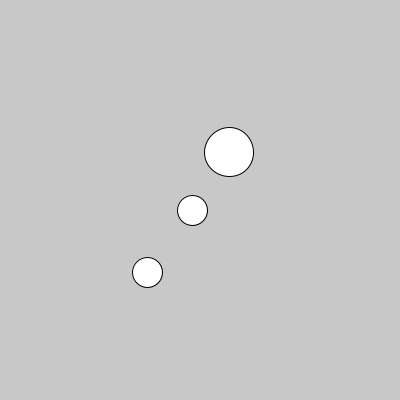
Frame 1 (no input)
Frame 60 (the mouse pressed at the canvas centre just before this capture): identical to frame 1, image omitted
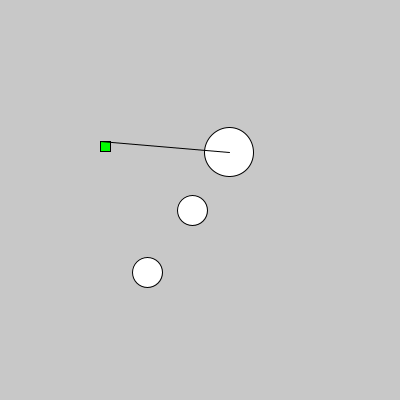
Frame 120 (the mouse held since frame 60 and released just before this capture)

The Processing sketch that drew these frames (run headless with seeded random() and noise(); from frame 60 on, the mouse is pressed at the canvas centre):

// Processing sketch: PersonaMascota
// ── PersonaMascota.pde
CreadorPersona creadorPersona;

void setup(){
  size(400, 400);
  
  creadorPersona = new CreadorPersona();
}
void draw(){
  background(200);
  creadorPersona.dibujar();
}

void mousePressed(){
  creadorPersona.mousePresionado();
}

void keyPressed(){
  creadorPersona.teclaPresionada();
}

// ── Correa.pde
class Correa{
  int posXJugador, posYJugador, posXMascota, posYMascota;
  
  Correa(int p_posXJugador, int p_posYJugador, int p_posXMascota, int p_posYMascota){
    posXJugador = p_posXJugador;
    posYJugador = p_posYJugador;
    posXMascota = p_posXMascota;
    posYMascota = p_posYMascota;
  }
  
  void dibujar(){
    line(posXJugador, posYJugador, posXMascota, posYMascota);
  }
}

// ── CreadoPersona.pde
class CreadorPersona {
  Persona persona1, persona2, persona3;

  CreadorPersona() {
    persona1 = new Persona();
    persona2 = new Persona();
    persona3 = new Persona();
  }

  void dibujar() {
    persona1.dibujar();
    persona2.dibujar();
    persona3.dibujar();
  }

  void mousePresionado() {
    Mascota miMascota = new Mascota();
    miMascota.posX = 100;
    persona1.regalarMascota(miMascota);
    persona1.poneleCorreaATuMascota();
  }

  void teclaPresionada() {
    if (key == '1') {
      persona1.teLlamas("Pepe");
    } else if (key == '2') {
      persona2.teLlamas("Juan");
    } else if (key == '3') {
      persona3.teLlamas("Maria");
    } else if (key == 'a') {
      persona2.regalarMascota(new Mascota("Confite"));
      persona2.poneleCorreaATuMascota();
    } else if (keyCode == ' ') {
      persona1.olvidateDeTodo();
      persona2.olvidateDeTodo();
      persona3.olvidateDeTodo();
    }
  }
}

// ── Mascota.pde
class Mascota{
  int posX, posY, tam;
  String nombre;
  
  Mascota(){
    posX = round(random(100, 300));
    posY = round(random(100, 300));
    tam = 10;
    nombre = "";
  }
  
  Mascota(String p_nombre){
    posX = round(random(100, 300));
    posY = round(random(100, 300));
    tam = 10;
    nombre = p_nombre;
  }
  
  void dibujar(){
    fill(0);
    text(nombre, posX - tam/2, posY - tam/2);
    fill(0,255,0);
    rect(posX, posY, tam, tam);
  }
  
  void teLlamas(String p_nombre){
    nombre = p_nombre;
  }
}

// ── Persona.pde
class Persona{
  int posX, posY, tam;
  String nombre;
  Mascota mascota;
  Correa correa;
  
  Persona(){
    posX = round(random(100, 300));
    posY = round(random(100, 300));
    tam = round(random(20, 50));
    nombre = "";
  }
  
  void dibujar(){
    fill(0);
    text(nombre, posX - tam/2, posY - tam/2);
    fill(255);
    ellipse(posX, posY, tam, tam);
    
    if(mascota != null){
      mascota.dibujar();
      if(correa != null){
        correa.dibujar();
      }
    }
  }
  
  void teLlamas(String p_nombre){
    nombre = p_nombre;
  }
  
  void olvidateDeTodo(){
    nombre = "";
  }
  
  void regalarMascota(Mascota p_mascota){
    mascota = p_mascota;
  }
  
  void poneleCorreaATuMascota(){
    if(mascota != null){
      correa = new Correa(posX, posY, mascota.posX, mascota.posY);
    }else{
      println("Esta persona no posee Mascota");
    }
  }
}
